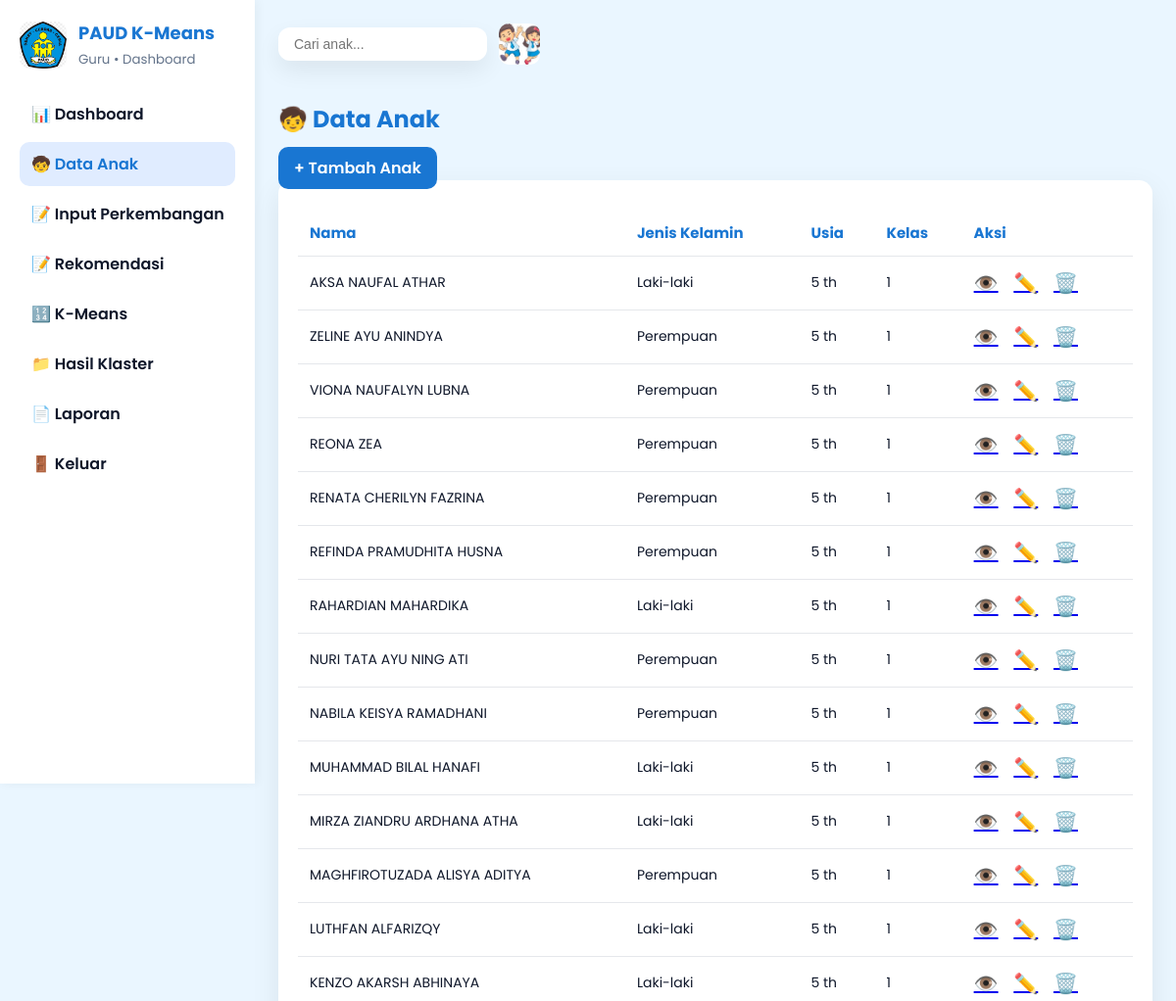
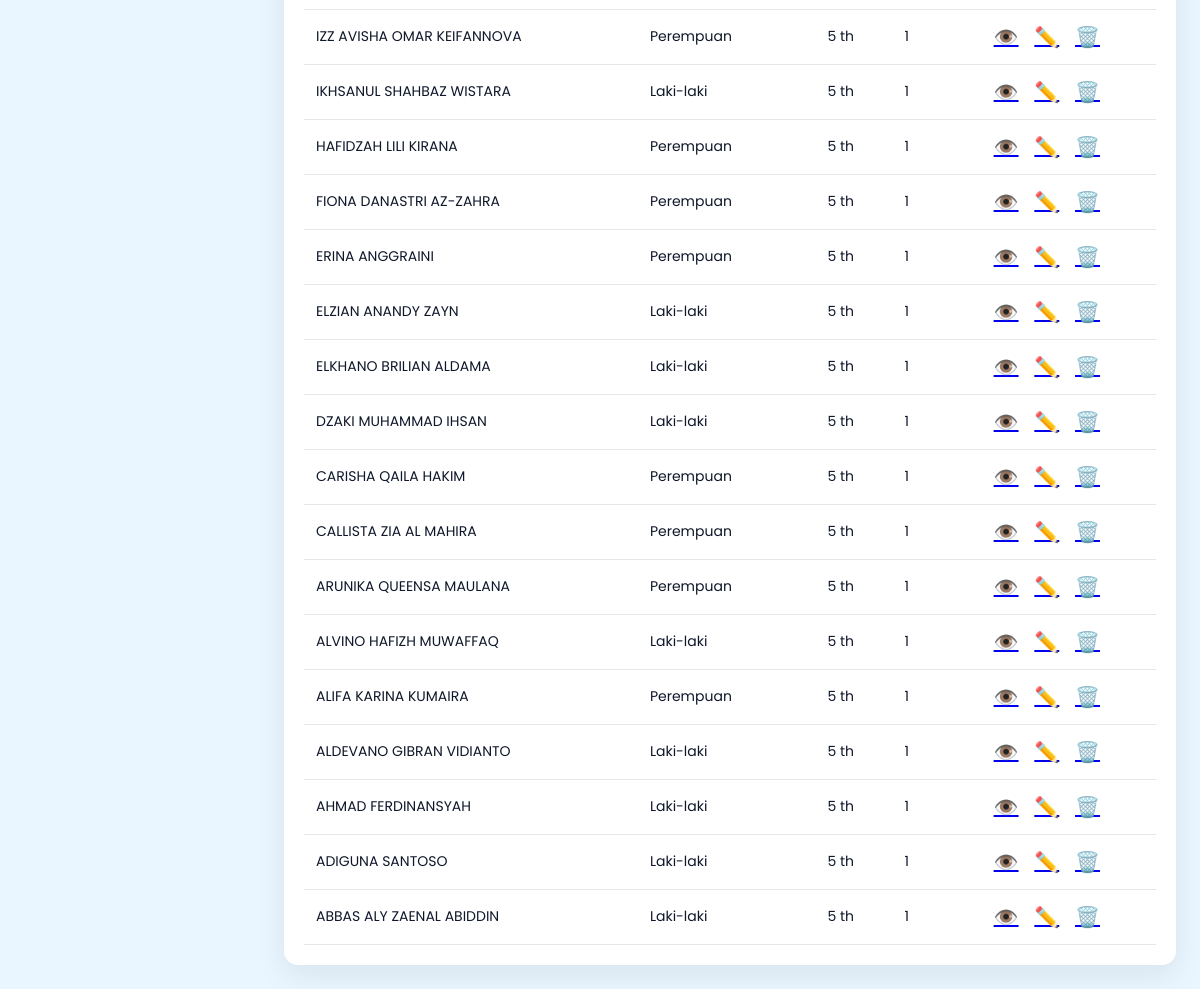
Page /dataanak.php on the committed database (2 pictures, top to bottom).
### tables this page shows
CREATE TABLE `anak` (
  `id_anak` int(11) NOT NULL,
  `nama_anak` varchar(100) DEFAULT NULL,
  `jenis_kelamin` enum('L','P') DEFAULT NULL,
  `usia` int(11) DEFAULT NULL,
  `kelas` varchar(10) DEFAULT NULL,
  `created_at` timestamp NOT NULL DEFAULT current_timestamp()
);

### dataanak.php (the view, shortened to what this page needs)
<?php include "config.php"; ?>
<!DOCTYPE html>
<html lang="id">
<head>
</head>
<body>
<div class="app">
    <?php include "sidebar.php"; ?>
    <div class="main">
        <div class="topbar">
            <?php include "topbar.php"; ?>
        </div>
        <h2 style="color:#1976D2;">🧒 Data Anak</h2>
        <a href="tambah_anak.php" class="btn-add">+ Tambah Anak</a>
        <div class="table-box">
            <table>
                <tr>
                    <th>Nama</th>
                    <th>Jenis Kelamin</th>
                    <th>Usia</th>
                    <th>Kelas</th>
                    <th>Aksi</th>
                </tr>
                <?php
                $q = mysqli_query($conn, "SELECT * FROM anak ORDER BY id_anak DESC");
                while($d = mysqli_fetch_assoc($q)){
                ?>
                <tr>
                    <td><?= $d['nama_anak'] ?></td>
                    <td><?= $d['jenis_kelamin']=='L'?'Laki-laki':'Perempuan' ?></td>
                    <td><?= $d['usia'] ?> th</td>
                    <td><?= $d['kelas'] ?></td>
                    <td>
                        <a href="detailanak.php?id=<?= $d['id_anak'] ?>" style="margin-right:12px;font-size:20px;">👁️</a>
                        <a href="edit_anak.php?id=<?= $d['id_anak'] ?>" style="margin-right:12px;font-size:20px;">✏️</a>
                        <a href="hapus_anak.php?id=<?= $d['id_anak'] ?>" onclick="return confirm('Hapus anak ini?')" style="font-size:20px;">🗑️</a>
                    </td>
                </tr>
                <?php } ?>
            </table>
        </div>
    </div>
</div>
</body>
</html>

### sidebar.php
<aside class="sidebar" id="sidebar">
  <div class="brand">
    <img src="assets/PAUD.png" alt="PAUD logo">
    <div>
      <div class="title">PAUD K-Means</div>
      <small style="color:#64748b">Guru • Dashboard</small>
    </div>
  </div>
  <nav class="menu">
    <a href="dashboard.php" class="<?= basename($_SERVER['PHP_SELF'])=='dashboard.php'?'active':'' ?>">📊 Dashboard</a>
    <a href="dataanak.php" class="<?= basename($_SERVER['PHP_SELF'])=='dataanak.php'?'active':'' ?>">🧒 Data Anak</a>
    <a href="input.php" class="<?= basename($_SERVER['PHP_SELF'])=='input.php'?'active':'' ?>">📝 Input Perkembangan</a>
    <a href="rekomendasi.php" class="<?= basename($_SERVER['PHP_SELF'])=='rekomendasi.php'?'active':'' ?>">📝 Rekomendasi</a>
    <a href="kmeans.php" class="<?= basename($_SERVER['PHP_SELF'])=='kmeans.php'?'active':'' ?>">🔢 K-Means</a>
    <a href="hasil.php" class="<?= basename($_SERVER['PHP_SELF'])=='hasil.php'?'active':'' ?>">📁 Hasil Klaster</a>
    <a href="laporan.php" class="<?= basename($_SERVER['PHP_SELF'])=='laporan.php'?'active':'' ?>">📄 Laporan</a>
    <a href="logout.php">🚪 Keluar</a>
  </nav>
</aside>

### topbar.php (shortened to what this page needs)
<div class="topbar">
  <div style="display:flex;gap:12px;align-items:center;">
    <div class="search"><input placeholder="Cari anak..." oninput="(function(){/* future: hook search */})();"></div>
    <img src="assets/anak.jpg" class="avatar" alt="avatar">
  </div>
</div>

### rows in the picture
anak: nama_anak "AKSA NAUFAL ATHAR", jenis_kelamin "Laki-laki", usia "5", kelas "1"
anak: nama_anak "ZELINE AYU ANINDYA", jenis_kelamin "Perempuan", usia "5", kelas "1"
anak: nama_anak "VIONA NAUFALYN LUBNA", jenis_kelamin "Perempuan", usia "5", kelas "1"
anak: nama_anak "REONA ZEA", jenis_kelamin "Perempuan", usia "5", kelas "1"
anak: nama_anak "RENATA CHERILYN FAZRINA", jenis_kelamin "Perempuan", usia "5", kelas "1"
anak: nama_anak "REFINDA PRAMUDHITA HUSNA", jenis_kelamin "Perempuan", usia "5", kelas "1"
anak: nama_anak "RAHARDIAN MAHARDIKA", jenis_kelamin "Laki-laki", usia "5", kelas "1"
anak: nama_anak "NURI TATA AYU NING ATI", jenis_kelamin "Perempuan", usia "5", kelas "1"
anak: nama_anak "NABILA KEISYA RAMADHANI", jenis_kelamin "Perempuan", usia "5", kelas "1"
anak: nama_anak "MUHAMMAD BILAL HANAFI", jenis_kelamin "Laki-laki", usia "5", kelas "1"
anak: nama_anak "MIRZA ZIANDRU ARDHANA ATHA", jenis_kelamin "Laki-laki", usia "5", kelas "1"
anak: nama_anak "MAGHFIROTUZADA ALISYA ADITYA", jenis_kelamin "Perempuan", usia "5", kelas "1"
anak: nama_anak "LUTHFAN ALFARIZQY", jenis_kelamin "Laki-laki", usia "5", kelas "1"
anak: nama_anak "KENZO AKARSH ABHINAYA", jenis_kelamin "Laki-laki", usia "5", kelas "1"
anak: nama_anak "IZZ AVISHA OMAR KEIFANNOVA", jenis_kelamin "Perempuan", usia "5", kelas "1"
anak: nama_anak "IKHSANUL SHAHBAZ WISTARA", jenis_kelamin "Laki-laki", usia "5", kelas "1"
anak: nama_anak "HAFIDZAH LILI KIRANA", jenis_kelamin "Perempuan", usia "5", kelas "1"
anak: nama_anak "FIONA DANASTRI AZ-ZAHRA", jenis_kelamin "Perempuan", usia "5", kelas "1"
anak: nama_anak "ERINA ANGGRAINI", jenis_kelamin "Perempuan", usia "5", kelas "1"
anak: nama_anak "ELZIAN ANANDY ZAYN", jenis_kelamin "Laki-laki", usia "5", kelas "1"
anak: nama_anak "ELKHANO BRILIAN ALDAMA", jenis_kelamin "Laki-laki", usia "5", kelas "1"
anak: nama_anak "DZAKI MUHAMMAD IHSAN", jenis_kelamin "Laki-laki", usia "5", kelas "1"
anak: nama_anak "CARISHA QAILA HAKIM", jenis_kelamin "Perempuan", usia "5", kelas "1"
anak: nama_anak "CALLISTA ZIA AL MAHIRA", jenis_kelamin "Perempuan", usia "5", kelas "1"
anak: nama_anak "ARUNIKA QUEENSA MAULANA", jenis_kelamin "Perempuan", usia "5", kelas "1"
anak: nama_anak "ALVINO HAFIZH MUWAFFAQ", jenis_kelamin "Laki-laki", usia "5", kelas "1"
anak: nama_anak "ALIFA KARINA KUMAIRA", jenis_kelamin "Perempuan", usia "5", kelas "1"
anak: nama_anak "ALDEVANO GIBRAN VIDIANTO", jenis_kelamin "Laki-laki", usia "5", kelas "1"
anak: nama_anak "AHMAD FERDINANSYAH", jenis_kelamin "Laki-laki", usia "5", kelas "1"
anak: nama_anak "ADIGUNA SANTOSO", jenis_kelamin "Laki-laki", usia "5", kelas "1"
anak: nama_anak "ABBAS ALY ZAENAL ABIDDIN", jenis_kelamin "Laki-laki", usia "5", kelas "1"
